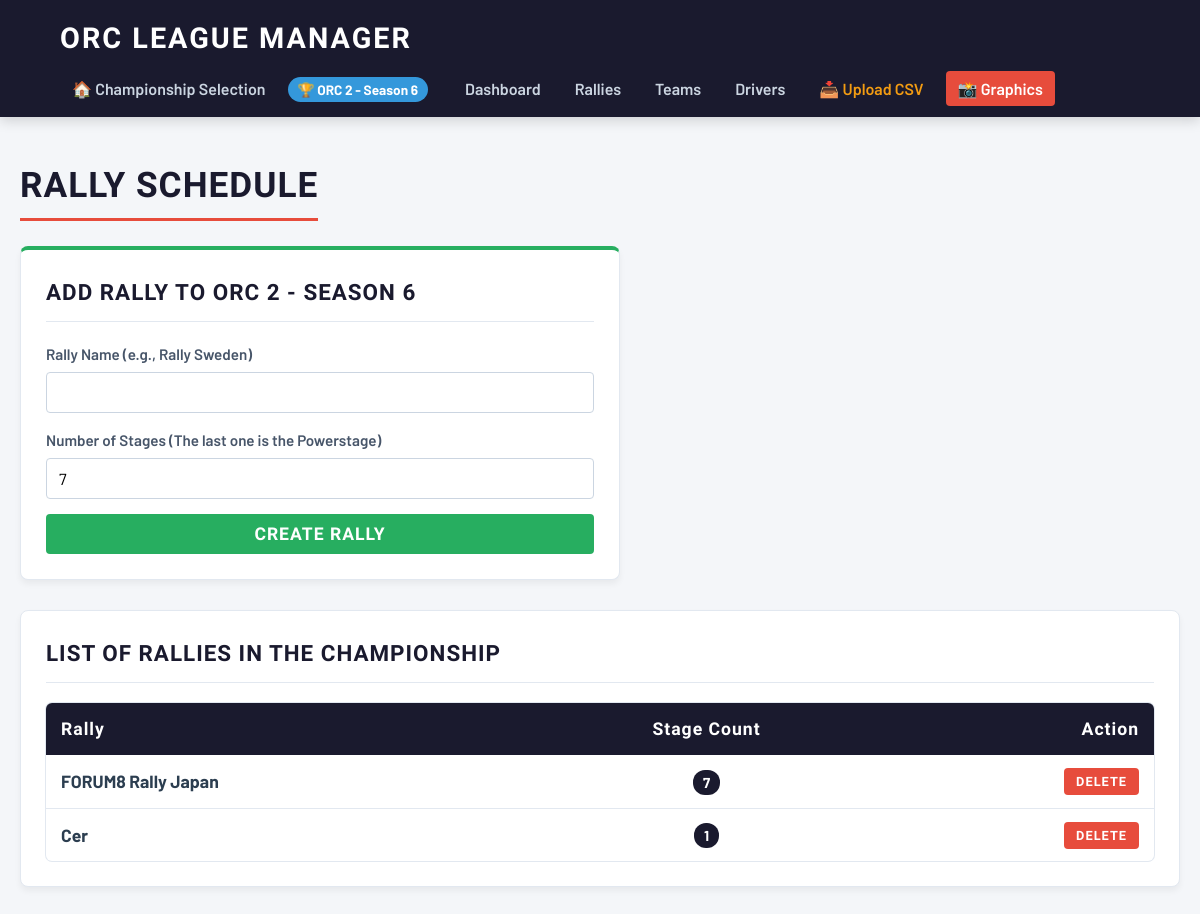
/c/1/rallies, run on the app's committed database.
### tables this page shows
CREATE TABLE championships (
        id INTEGER PRIMARY KEY AUTOINCREMENT,
        name TEXT NOT NULL
    , point_system_id INTEGER DEFAULT 1);

CREATE TABLE rallies (
        id INTEGER PRIMARY KEY AUTOINCREMENT,
        champ_id INTEGER NOT NULL,
        name TEXT NOT NULL,
        stages_count INTEGER DEFAULT 7,
        FOREIGN KEY (champ_id) REFERENCES championships (id) ON DELETE CASCADE
    );

### main.py (the view)
@app.get("/c/{champ_id}/rallies", response_class=HTMLResponse)
def rallies(request: Request, champ_id: int):
    conn = get_db_connection(); champ = get_champ(conn, champ_id)
    rallies = conn.execute("SELECT * FROM rallies WHERE champ_id = ?", (champ_id,)).fetchall()
    conn.close()
    return templates.TemplateResponse(request=request, name="rallies.html", context={"request": request, "champ": champ, "rallies": rallies})

### templates/rallies.html (shortened to what this page needs)
{% extends "base.html" %}
{% block content %}
    <h1 class="page-header">Rally Schedule</h1>
    <div class="card" style="border-top: 4px solid var(--success); max-width: 600px; margin-bottom: 30px;">
        <h2 class="card-title">Add Rally to {{ champ.name }}</h2>
        <form action="/c/{{ champ.id }}/add_rally" method="POST">
            <label>Rally Name (e.g., Rally Sweden)</label>
            <input type="text" name="name" required>
            <label>Number of Stages (The last one is the Powerstage)</label>
            <input type="number" name="stages_count" value="7" min="1" required>
            <button type="submit" class="btn btn-success btn-block">Create Rally</button>
        </form>
    </div>
    <div class="card">
        <h2 class="card-title">List of Rallies in the Championship</h2>
        <div class="table-responsive">
            <table>
                <thead>
                    <tr><th>Rally</th><th style="text-align: center;">Stage Count</th><th style="text-align: right;">Action</th></tr>
                </thead>
                <tbody>
                    {% for r in rallies %}
                    <tr>
                        <td><strong style="font-size: 1.1rem;">{{ r.name }}</strong></td>
                        <td style="text-align: center;"><span style="background: var(--nav-bg); color: white; padding: 4px 10px; border-radius: 12px; font-weight: bold; font-size: 0.9rem;">{{ r.stages_count }}</span></td>
                        <td style="text-align: right;">
                            <form action="/c/{{ champ.id }}/delete_rally/{{ r.id }}" method="POST" onsubmit="return confirm('Deleting the rally will also delete all of its results! Continue?');">
                                <button type="submit" class="btn btn-danger" style="padding: 6px 12px; font-size: 0.8rem;">Delete</button>
                            </form>
                        </td>
                    </tr>
                    {% else %}
                    <tr><td colspan="3" style="text-align: center; padding: 20px;">No rallies in this championship yet.</td></tr>
                    {% endfor %}
                </tbody>
            </table>
        </div>
    </div>
{% endblock %}

### templates/base.html (shortened to what this page needs)
<!DOCTYPE html>
<html lang="en">
<head>
</head>
<body>
    <nav class="navbar">
        <a href="/" class="navbar-brand">ORC LEAGUE MANAGER</a>
        <ul class="nav-links">
            <li><a href="/">🏠 Championship Selection</a></li>
            {% if champ %}
                <li><span class="champ-badge">🏆 {{ champ.name }}</span></li>
                <li><a href="/c/{{ champ.id }}/dashboard">Dashboard</a></li>
                <li><a href="/c/{{ champ.id }}/rallies">Rallies</a></li>
                <li><a href="/c/{{ champ.id }}/teams">Teams</a></li>
                <li><a href="/c/{{ champ.id }}/drivers">Drivers</a></li>
                <li><a href="/c/{{ champ.id }}/import" style="color: #f39c12;">📥 Upload CSV</a></li>
                <li><a href="/c/{{ champ.id }}/graphics" style="background: #e74c3c; color: white;">📸 Graphics</a></li>
            {% endif %}
        </ul>
    </nav>
    <div class="container">
        {% block content %}{% endblock %}
    </div>
</body>
</html>

### templates/base.html (style rules this page uses)
:root { --bg-color: #f4f6f9; --text-main: #2c3e50; --nav-bg: #1a1a2e; --card-bg: #ffffff; --primary: #3498db; --success: #27ae60; --danger: #e74c3c; --border: #e2e8f0; }
* { box-sizing: border-box; margin: 0; padding: 0; }
body { font-family: 'Barlow', sans-serif; background: var(--bg-color); color: var(--text-main); line-height: 1.6; }
h1, h2, h3, h4 { font-family: 'Barlow Condensed', sans-serif; text-transform: uppercase; font-weight: 700; letter-spacing: 1px; color: var(--nav-bg); }
.navbar { background: var(--nav-bg); padding: 15px 5%; display: flex; justify-content: space-between; align-items: center; flex-wrap: wrap; box-shadow: 0 4px 12px rgba(0,0,0,0.15); gap: 15px; }
.navbar-brand { font-family: 'Barlow Condensed', sans-serif; font-size: 1.8rem; font-weight: 900; color: white; text-decoration: none; letter-spacing: 2px; }
.nav-links { display: flex; gap: 10px; flex-wrap: wrap; list-style: none; align-items: center; }
.nav-links a { color: #cbd5e1; text-decoration: none; font-weight: 600; padding: 8px 12px; border-radius: 4px; transition: all 0.2s; font-size: 1rem; }
.champ-badge { background: var(--primary); color: white; padding: 4px 10px; border-radius: 15px; font-size: 0.85rem; font-weight: bold; margin-right: 15px; }
.container { max-width: 1300px; margin: 40px auto; padding: 0 20px; }
.page-header { font-size: 2.2rem; margin-bottom: 25px; border-bottom: 3px solid var(--danger); display: inline-block; padding-bottom: 5px; }
.card { background: var(--card-bg); padding: 25px; border-radius: 8px; box-shadow: 0 4px 6px rgba(0,0,0,0.05); border: 1px solid var(--border); }
.card-title { font-size: 1.4rem; margin-bottom: 20px; padding-bottom: 10px; border-bottom: 1px solid var(--border); }
.table-responsive { overflow-x: auto; border-radius: 6px; box-shadow: 0 0 0 1px var(--border); background: white; margin-top: 15px; }
table { width: 100%; border-collapse: collapse; min-width: 600px; }
th { background: var(--nav-bg); color: white; font-family: 'Barlow Condensed', sans-serif; font-size: 1.1rem; padding: 12px 15px; text-align: left; letter-spacing: 1px; white-space: nowrap; }
td { padding: 12px 15px; border-bottom: 1px solid var(--border); vertical-align: middle; }
tr:last-child td { border-bottom: none; }
label { font-weight: 600; font-size: 0.95rem; margin-bottom: 6px; display: block; color: #475569; }
input[type="text"], input[type="number"], select, input[type="file"] { width: 100%; padding: 10px 12px; border: 1px solid #cbd5e1; border-radius: 4px; font-family: 'Barlow', sans-serif; font-size: 1rem; margin-bottom: 15px; background: #fff; }
.btn { display: inline-block; padding: 10px 20px; font-family: 'Barlow Condensed', sans-serif; font-weight: 700; font-size: 1.1rem; letter-spacing: 1px; text-transform: uppercase; color: white; border: none; border-radius: 4px; cursor: pointer; transition: transform 0.1s, opacity 0.2s; text-align: center; text-decoration: none; }
.btn-success { background: var(--success); }
.btn-danger { background: var(--danger); }
.btn-block { width: 100%; display: block; }

### data on the page
championships: name "ORC 2 - Season 6", name "ORC 2 - SEASON 6"
rallies: name "FORUM8 Rally Japan", stages_count "7"
rallies: name "Cer", stages_count "1"
